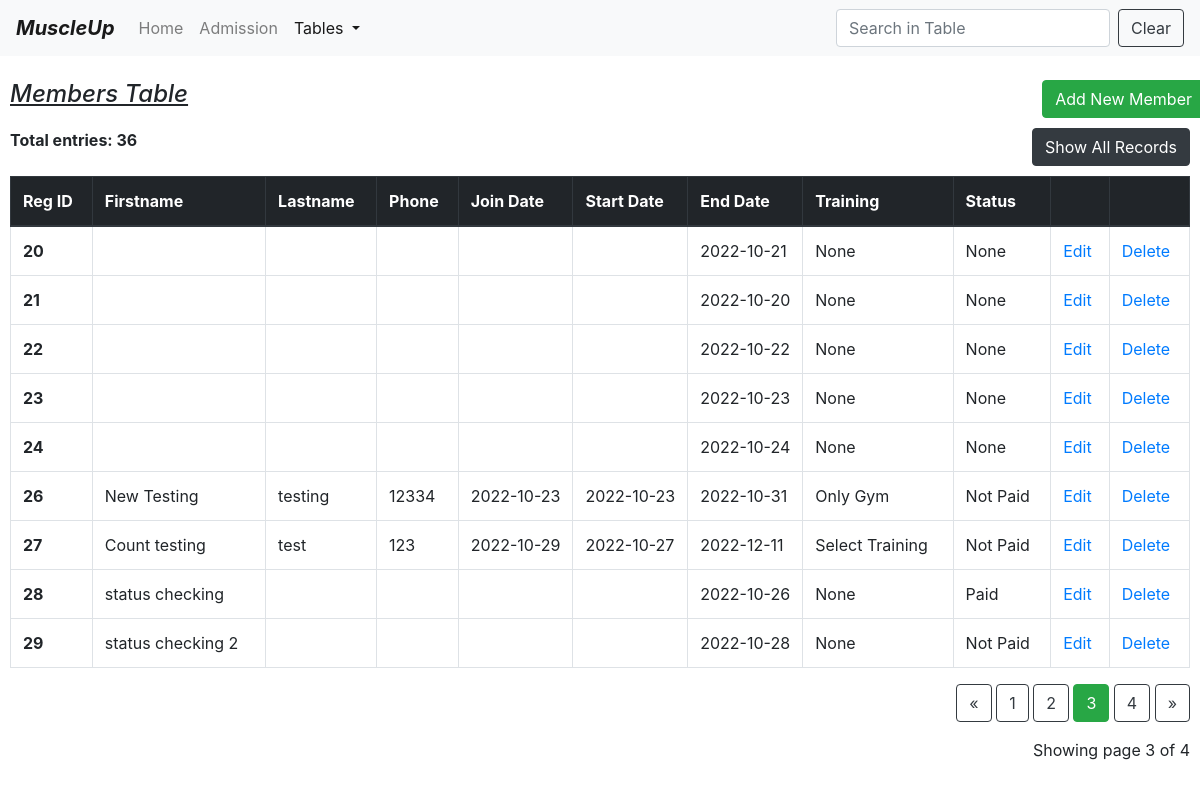
The page /table?page=3 (signed in) on the database its author committed.
### model.py (models this page shows)
class Members(db.Model):
    id = db.Column(db.Integer, primary_key=True)
    firstname = db.Column(db.String(30))
    lastname = db.Column(db.String(30))
    phoneno = db.Column(db.Integer)
    email = db.Column(db.String(30))
    joindate = db.Column(db.String(11))
    startdate = db.Column(db.String(11))
    enddate = db.Column(db.String(11))
    address = db.Column(db.String(100))
    status = db.Column(db.String(10))
    training = db.Column(db.String(10))
    amount = db.Column(db.Integer)

### app.py (the view)
@app.route("/table")
def table():
    try:
        if "username" not in session:
            flash("Please log in first")
            return render_template("login.html")
        page = request.args.get('page', 1, type=int)
        member = Members.query.order_by(Members.id).paginate(page=page, per_page=9)
        total_rows = Members.query.count()
        button_name = "Show All Records"
        path = "/table1"
        return render_template("table.html", member=member, total_rows=total_rows, button_name=button_name, path=path)
    except:
        return make_response("Something went wrong. Call Developer!")

### templates/table.html (shortened to what this page needs)
<!DOCTYPE html>
<html lang="en">
<head>
    <link href="https://cdn.jsdelivr.net/npm/bootstrap@4.0.0/dist/css/bootstrap.min.css"
 rel="stylesheet">
</head>
<body>
<nav class="navbar navbar-expand-lg navbar-light bg-light">
    <a class="navbar-brand" href="/home"><b><i>MuscleUp</i></b></a>
    <div class="collapse navbar-collapse" id="navbarSupportedContent">
        <ul class="navbar-nav mr-auto">
            <li class="nav-item ">
                <a class="nav-link" href="/home">Home <span class="sr-only">(current)</span></a>
            </li>
            <li class="nav-item">
                <a class="nav-link" href="/form">Admission</a>
            </li>
            <li class="nav-item dropdown active">
                <a aria-expanded="false" aria-haspopup="true" class="nav-link dropdown-toggle" data-toggle="dropdown"
                   href="#"
                   id="navbarDropdown" role="button">
                    Tables
                </a>
            </li>
        </ul>
        <form class="form-inline my-2 my-lg-0">
            <input aria-label="Search" class="form-control mr-sm-2" id="myInput" onkeyup="myFunction()" placeholder="Search in Table"
                   type="search">
            <button class="btn btn-outline-dark my-2 my-sm-0" onclick="document.getElementById('myInput').value = ''">Clear</button>
        </form>
    </div>
</nav>
<br>
<div class="Container" style="padding-left:10px;padding-right:10px;">
    <div class="row">
        <div class="col md-12">
            <h4><u><i>Members Table</i></u><br></h4>
        </div>
        <a href="/form">
            <button class="btn btn-success float-right" type="button">Add New Member
            </button>
        </a>
        <br><br>
    </div>
    <div class="row">
        <div class="col">
            <label>
                <strong>Total entries: {{total_rows}}</strong>
            </label>
        </div>
        <div class="col">
            <a href="{{path}}">
            <button class="btn btn-dark float-right" type="button">{{button_name}}</button><br><br>
            </a>
        </div>
    </div>
    <table class="table table-bordered table-hover " id="myTable">
        <thead class="thead-dark">
        <tr>
            <th scope="col">Reg ID</th>
            <th scope="col">Firstname</th>
            <th scope="col">Lastname</th>
            <th scope="col">Phone</th>
            <th scope="col" style="width:110px">Join Date</th>
            <th scope="col" style="width:110px">Start Date</th>
            <th scope="col" style="width:110px">End Date</th>
            <th scope="col">Training</th>
            <th scope="col">Status</th>
            <th scope="col"></th>
            <th scope="col"></th>
        </tr>
        </thead>
        <tbody>
        {% for i in member.items %}
        <tr>
            <th scope="row">{{i.id}}</th>
            <td>{{i.firstname}}</td>
            <td>{{i.lastname}}</td>
            <td>{{i.phoneno}}</td>
            <td style="white-space:nowrap">{{i.joindate}}</td>
            <td style="white-space:nowrap">{{i.startdate}}</td>
            <td style="white-space:nowrap">{{i.enddate}}</td>
            <td>{{i.training}}</td>
            <td>{{i.status}}</td>
            <td><a href="/edit/{{i.id}}">Edit</a></td>
            <td><a href="/delete/{{i.id}}" onclick="return confirm('are you sure to delete ?')">Delete</a></td>
        </tr>
        {% endfor %}
        </tbody>
    </table>
    <div class="text-right">
        <a class="btn btn-outline-dark
       {% if member.page == 1 %}disabled{% endif %}"
           href="{{ url_for('table', page=member.prev_num) }}">
            &laquo;
        </a>
        {% for page_num in member.iter_pages(left_edge=1, right_edge=1, left_current=1, right_current=2) %}
        {% if page_num %}
        {% if member.page == page_num %}
        <a class="btn btn-success"
           href="{{ url_for('table', page=page_num) }}">
            {{ page_num }}
        </a>
        {% else %}
        <a class="btn btn-outline-dark"
           href="{{ url_for('table', page=page_num) }}">
            {{ page_num }}
        </a>
        {% endif %}
        {% else %}
        ...
        {% endif %}
        {% endfor %}
        <a class="btn btn-outline-dark
       {% if member.page == member.pages %}disabled{% endif %}"
           href="{{ url_for('table', page=member.next_num) }}">
            &raquo;
        </a>
    </div>
    <p class="text-right mt-3">
        Showing page {{ member.page }} of {{ member.pages }}
    </p>
    <br><br><br>
</div>
</body>
</html>

### rows shown on the page
Members: id "20", enddate "2022-10-21", training "None", status "None"
Members: id "21", enddate "2022-10-20", training "None", status "None"
Members: id "22", enddate "2022-10-22", training "None", status "None"
Members: id "23", enddate "2022-10-23", training "None", status "None"
Members: id "24", enddate "2022-10-24", training "None", status "None"
Members: id "26", firstname "New Testing", lastname "testing", phoneno "12334", joindate "2022-10-23", startdate "2022-10-23", enddate "2022-10-31", training "Only Gym", status "Not Paid"
Members: id "27", firstname "Count testing", lastname "test", phoneno "123", joindate "2022-10-29", startdate "2022-10-27", enddate "2022-12-11", training "Select Training", status "Not Paid"
Members: id "28", firstname "status checking", enddate "2022-10-26", training "None", status "Paid"
Members: id "29", firstname "status checking 2", enddate "2022-10-28", training "None", status "Not Paid"

### other values the page prints
{{ total_rows }} "36"
{{ button_name }} "Show All Records"
{{ page_num }} "1" "2" "4"
{{ page_num }} "3"
{{ member.page }} "3"
{{ member.pages }} "4"
